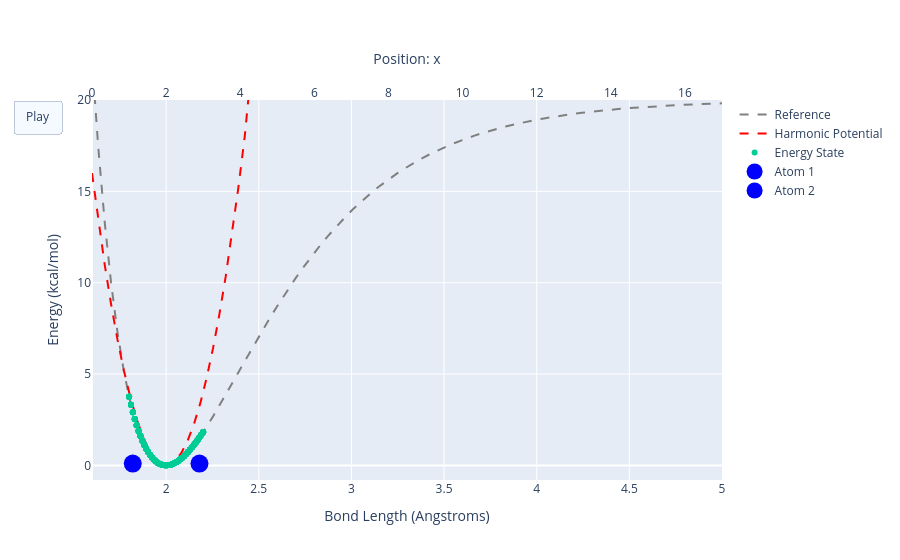

The code cell stored with this chart in its notebook:
### Code cell
bond_stretch_ene = compute_bond_stretch(distances, k=100)

fig = go.Figure(
    data=[
        go.Scatter(x=distances, y=v_curve, mode='lines', line=dict(color='gray', dash='dash'), name='Reference'),
        go.Scatter(x=distances, y=bond_stretch_ene, mode='lines', line=dict(color='red', dash='dash'), name='Harmonic Potential'),
        go.Scatter(x=samples_distances, y=sampled_energies, mode='markers', name='Energy State'),
        go.Scatter(x=atom_a_x, y=[0.1], mode='markers', marker=dict(size=18, color='blue'), xaxis='x2', name='Atom 1'),
        go.Scatter(x=atom_b_x, y=[0.1], mode='markers', marker=dict(size=18, color='blue'), xaxis='x2', name='Atom 2')
    ],
    frames=[go.Frame(data=[
        go.Scatter(),
        go.Scatter(),
        go.Scatter(x=[samples_distances[i]], y=[sampled_energies[i]]),
        go.Scatter(x=[atom_a_x[i]]),
        go.Scatter(x=[atom_b_x[i]])
    ]) for i, _ in enumerate(samples_distances)]
)

fig.update_layout(
    xaxis=dict(title="Bond Length (Angstroms)", range=[1.6, 5.0]),
    xaxis2=dict(title="Position: x", range=[0, 17.0], side='top', overlaying='x', showgrid=False),
    yaxis=dict(title="Energy (kcal/mol)", range=[-0.8, 20.0]),
    updatemenus=[dict(type="buttons", buttons=[dict(label="Play", method="animate", args=[None, dict(frame=dict(duration=25, redraw=False))])])]
)

fig.show()

### Figure 1 — Plotly figure (JSON) as saved in the notebook; plotly's stock layout.template omitted (floating-point values rounded to 4 significant figures; data arrays with more than 128 entries replaced by an {"elided": "..."} marker saying what was removed)
{"data": [{"line": {"color": "gray", "dash": "dash"}, "mode": "lines", "name": "Reference", "type": "scatter", "x": [1.6, 1.634, 1.669, 1.703, 1.737, 1.772, 1.806, 1.84, 1.875, 1.909, 1.943, 1.978, 2.012, 2.046, 2.081, 2.115, 2.149, 2.184, 2.218, 2.253, 2.287, 2.321, 2.356, 2.39, 2.424, 2.459, 2.493, 2.527, 2.562, 2.596, 2.63, 2.665, 2.699, 2.733, 2.768, 2.802, 2.836, 2.871, 2.905, 2.939, 2.974, 3.008, 3.042, 3.077, 3.111, 3.145, 3.18, 3.214, 3.248, 3.283, 3.317, 3.352, 3.386, 3.42, 3.455, 3.489, 3.523, 3.558, 3.592, 3.626, 3.661, 3.695, 3.729, 3.764, 3.798, 3.832, 3.867, 3.901, 3.935, 3.97, 4.004, 4.038, 4.073, 4.107, 4.141, 4.176, 4.21, 4.244, 4.279, 4.313, 4.347, 4.382, 4.416, 4.451, 4.485, 4.519, 4.554, 4.588, 4.622, 4.657, 4.691, 4.725, 4.76, 4.794, 4.828, 4.863, 4.897, 4.931, 4.966, 5.0], "y": [22.24, 17.35, 13.3, 9.988, 7.305, 5.165, 3.491, 2.215, 1.279, 0.6322, 0.2298, 0.03331, 0.009316, 0.1288, 0.3665, 0.7009, 1.113, 1.587, 2.11, 2.668, 3.253, 3.856, 4.469, 5.087, 5.704, 6.316, 6.92, 7.513, 8.093, 8.657, 9.205, 9.736, 10.25, 10.74, 11.22, 11.67, 12.11, 12.53, 12.92, 13.31, 13.67, 14.01, 14.34, 14.66, 14.95, 15.23, 15.5, 15.76, 16.0, 16.22, 16.44, 16.64, 16.83, 17.02, 17.19, 17.35, 17.5, 17.65, 17.79, 17.92, 18.04, 18.15, 18.26, 18.36, 18.46, 18.55, 18.63, 18.72, 18.79, 18.86, 18.93, 18.99, 19.05, 19.11, 19.16, 19.21, 19.26, 19.3, 19.34, 19.38, 19.42, 19.45, 19.49, 19.52, 19.55, 19.57, 19.6, 19.62, 19.64, 19.67, 19.69, 19.7, 19.72, 19.74, 19.75, 19.77, 19.78, 19.8, 19.81, 19.82]}, {"line": {"color": "red", "dash": "dash"}, "mode": "lines", "name": "Harmonic Potential", "type": "scatter", "x": [1.6, 1.634, 1.669, 1.703, 1.737, 1.772, 1.806, 1.84, 1.875, 1.909, 1.943, 1.978, 2.012, 2.046, 2.081, 2.115, 2.149, 2.184, 2.218, 2.253, 2.287, 2.321, 2.356, 2.39, 2.424, 2.459, 2.493, 2.527, 2.562, 2.596, 2.63, 2.665, 2.699, 2.733, 2.768, 2.802, 2.836, 2.871, 2.905, 2.939, 2.974, 3.008, 3.042, 3.077, 3.111, 3.145, 3.18, 3.214, 3.248, 3.283, 3.317, 3.352, 3.386, 3.42, 3.455, 3.489, 3.523, 3.558, 3.592, 3.626, 3.661, 3.695, 3.729, 3.764, 3.798, 3.832, 3.867, 3.901, 3.935, 3.97, 4.004, 4.038, 4.073, 4.107, 4.141, 4.176, 4.21, 4.244, 4.279, 4.313, 4.347, 4.382, 4.416, 4.451, 4.485, 4.519, 4.554, 4.588, 4.622, 4.657, 4.691, 4.725, 4.76, 4.794, 4.828, 4.863, 4.897, 4.931, 4.966, 5.0], "y": [16.0, 13.37, 10.98, 8.819, 6.897, 5.211, 3.761, 2.547, 1.569, 0.8264, 0.32, 0.04938, 0.01469, 0.2159, 0.653, 1.326, 2.235, 3.38, 4.76, 6.377, 8.229, 10.32, 12.64, 15.2, 18.0, 21.03, 24.3, 27.8, 31.54, 35.52, 39.73, 44.18, 48.86, 53.78, 58.93, 64.32, 69.95, 75.81, 81.91, 88.25, 94.82, 101.6, 108.7, 115.9, 123.5, 131.2, 139.2, 147.4, 155.9, 164.6, 173.5, 182.7, 192.1, 201.7, 211.6, 221.7, 232.0, 242.6, 253.4, 264.5, 275.8, 287.3, 299.0, 311.0, 323.3, 335.7, 348.4, 361.4, 374.6, 388.0, 401.6, 415.5, 429.6, 444.0, 458.6, 473.4, 488.5, 503.8, 519.3, 535.1, 551.1, 567.3, 583.8, 600.5, 617.4, 634.6, 652.1, 669.7, 687.6, 705.7, 724.1, 742.7, 761.5, 780.6, 799.9, 819.5, 839.2, 859.3, 879.5, 900.0]}, {"mode": "markers", "name": "Energy State", "type": "scatter", "x": {"elided": "320 float values"}, "y": {"elided": "320 float values"}}, {"marker": {"color": "blue", "size": 18}, "mode": "markers", "name": "Atom 1", "type": "scatter", "x": {"elided": "320 float values"}, "xaxis": "x2", "y": [0.1]}, {"marker": {"color": "blue", "size": 18}, "mode": "markers", "name": "Atom 2", "type": "scatter", "x": {"elided": "320 float values"}, "xaxis": "x2", "y": [0.1]}], "layout": {"updatemenus": [{"buttons": [{"args": [null, {"frame": {"duration": 25, "redraw": false}}], "label": "Play", "method": "animate"}], "type": "buttons"}], "xaxis": {"range": [1.6, 5], "title": {"text": "Bond Length (Angstroms)"}}, "xaxis2": {"overlaying": "x", "range": [0, 17], "showgrid": false, "side": "top", "title": {"text": "Position: x"}}, "yaxis": {"range": [-0.8, 20], "title": {"text": "Energy (kcal/mol)"}}}}
